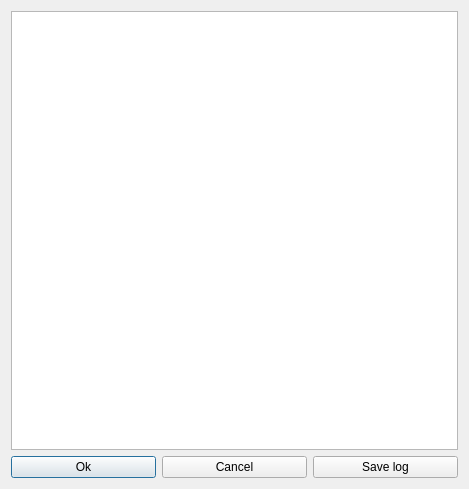
<?xml version="1.0" encoding="UTF-8"?>
<ui version="4.0">
 <class>ViewExe</class>
 <widget class="QDialog" name="ViewExe">
  <property name="geometry">
   <rect>
    <x>0</x>
    <y>0</y>
    <width>469</width>
    <height>489</height>
   </rect>
  </property>
  <property name="windowTitle">
   <string>Run MGCleaner</string>
  </property>
  <layout class="QGridLayout" name="gridLayout">
   <item row="0" column="0" colspan="3">
    <widget class="QTextBrowser" name="TB_Exe"/>
   </item>
   <item row="1" column="0">
    <widget class="QPushButton" name="PB_Ok">
     <property name="text">
      <string>Ok</string>
     </property>
    </widget>
   </item>
   <item row="1" column="1">
    <widget class="QPushButton" name="PB_Cancel">
     <property name="text">
      <string>Cancel</string>
     </property>
    </widget>
   </item>
   <item row="1" column="2">
    <widget class="QPushButton" name="PB_Save">
     <property name="text">
      <string>Save log</string>
     </property>
    </widget>
   </item>
  </layout>
 </widget>
 <resources/>
 <connections/>
</ui>
